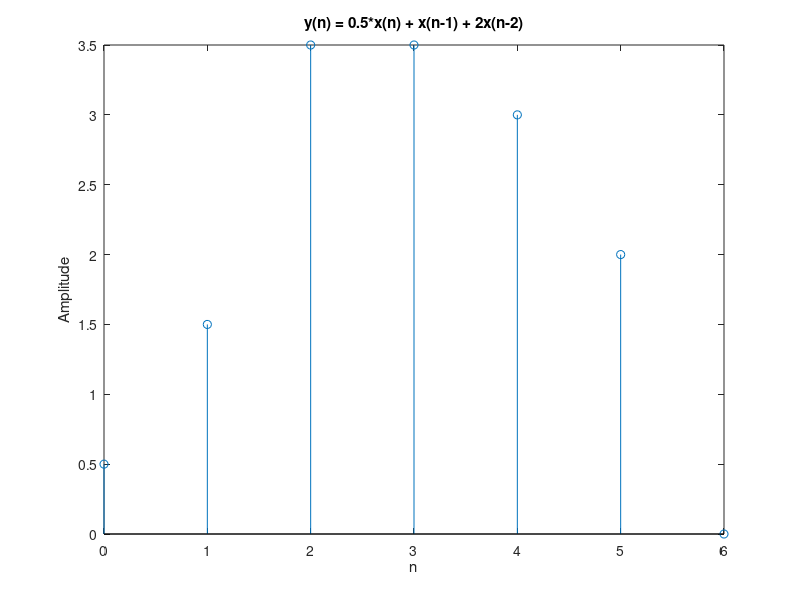

Source code (MATLAB):
clc;
close all;
clear;
n = 0:6;
x = [1,1,1,1,0,0,0];
a = [1];
b = [0.5,1,2];
y = filter(b,a,x);
figure(1);
stem(n,y);
title('y(n) = 0.5*x(n) + x(n-1) + 2x(n-2)');
xlabel('n');
ylabel('Amplitude');
